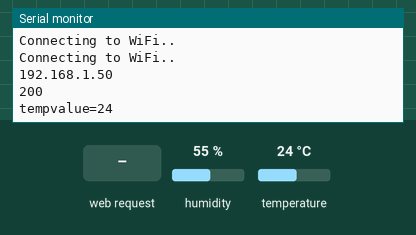
This sketch was run on a simulated ESP32. Shown: the last lines printed to the serial monitor. Inputs (shaded band) come from the test bench; at power-on: temperature 24 °C, humidity 55 %. WiFi joins after 1.5 s; servers stay silent unless stated; uploads are accepted with an empty reply.

Above: at 3.2 s.
3.3 s: temperature set to 12 °C
4.8 s: HTTP request GET /temperature received
At 6.0 s:
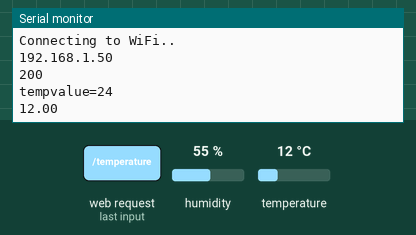
6.3 s: HTTP request GET /humidity received
At 7.5 s:
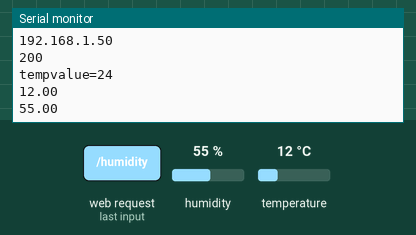
7.8 s: temperature set to 19 °C
Timing chart, 0 to 10.3 s (numbered marks = the images above; inputs shaded):
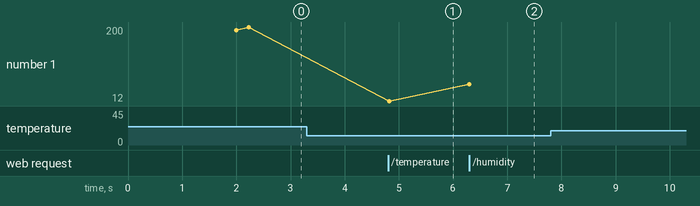

The sketch:

TempAndHumidity.ino
```cpp
#include "WiFi.h"
#include "ESPAsyncWebServer.h"
#include <Adafruit_Sensor.h>
#include <DHT.h>
#include <HTTPClient.h>

//Connect to my wifi
const char* ssid = "VM55624D8";
const char* password = "b3kuQpvmuxmw";

const char *host = "192.168.0.18"; //Your pc ip

#define DHTPIN 27     // Gpio pin 27
#define DHTTYPE    DHT11     // DHT 11


//Instantiate a DHTobject with the type and pin defined earlier.
DHT dht(DHTPIN, DHTTYPE);


// Creates AsyncWebServer object on port 80
AsyncWebServer server(80);


//Two functions to read the data from dht11
String readDHTTemperature() {
  float t = dht.readTemperature(); // Read temperature as Celsius
  if (isnan(t)) {
    Serial.println("Failed to read from DHT sensor!");
    return "--";
  }
  else {
    Serial.println(t);
    return String(t);
  }
}

String readDHTHumidity() {
  float h = dht.readHumidity();
  if (isnan(h)) {    //Error if not a number
    Serial.println("Failed to read from DHT sensor!");
    return "--";
  }
  else {
    Serial.println(h);
    return String(h);
  }
}

const char index_html[] PROGMEM = R"rawliteral(
<!DOCTYPE HTML><html>
<head>
  <meta name="viewport" content="width=device-width, initial-scale=1"> //makes web page responsive in any browser
  <link rel="stylesheet" href="https://use.fontawesome.com/releases/v5.7.2/css/all.css" integrity="sha384-fnmOCqbTlWIlj8LyTjo7mOUStjsKC4pOpQbqyi7RrhN7udi9RwhKkMHpvLbHG9Sr" crossorigin="anonymous">
  <style>
    html {
     font-family: Arial;
     display: inline-block;
     margin: 0px auto;
     text-align: centre;
    }
    h2 { font-size: 3.0rem; }
    p { font-size: 3.0rem; }
    .units { font-size: 1.2rem; }
    .dht-labels{
      font-size: 1.5rem;
      vertical-align:middle;
      padding-bottom: 15px;
    }
  </style>
</head>
<body>
  <h2>Green House Weather Updates</h2>
  <p>

    <span class="dht-labels">Temperature</span>
    <span id="temperature">%TEMPERATURE%</span>

  </p>
  <p>

    <span class="dht-labels">Humidity</span>
    <span id="humidity">%HUMIDITY%</span>

  </p>
</body>
<script> //some JavaScript code  that updates the temperature and humidity automatically, every 10 seconds.
setInterval(function ( ) {  //initializes a newly-created request in the temperature URL to get the latest temperature reading. When it receives that value, it updates the HTML element whose id is temperature.
  var xhttp = new XMLHttpRequest();
  xhttp.onreadystatechange = function() {
    if (this.readyState == 4 && this.status == 200) {
      document.getElementById("temperature").innerHTML = this.responseText;  //allows to display Temperature
    }
  };
  xhttp.open("GET", "/temperature", true);
  xhttp.send();
}, 10000 ) ;

setInterval(function ( ) {
  var xhttp = new XMLHttpRequest();
  xhttp.onreadystatechange = function() {
    if (this.readyState == 4 && this.status == 200) {
      document.getElementById("humidity").innerHTML = this.responseText;  //allows to display humidity
    }
  };
  xhttp.open("GET", "/humidity", true); //initializes a newly-created request
  xhttp.send();
}, 10000 ) ;
</script>
</html>)rawliteral";

// processor() function, that replaces the placeholders in our HTML text with the actual temperature and humidity values.
String processor(const String& var){
  if(var == "TEMPERATURE"){
    return readDHTTemperature();
  }
  else if(var == "HUMIDITY"){
    return readDHTHumidity();
  }
  return String();
}

void setup(){
  // Serial port for debugging purposes
  Serial.begin(115200);

  dht.begin(); //starts sensor

  // Connects to Wi-Fi
  WiFi.begin(ssid, password);
  while (WiFi.status() != WL_CONNECTED) {
    delay(1000);
    Serial.println("Connecting to WiFi..");
  }

  // Print ESP32 Local IP Address
  Serial.println(WiFi.localIP());

  // Route for root / web page
  server.on("/", HTTP_GET, [](AsyncWebServerRequest *request){
    request->send_P(200, "text/html", index_html, processor);
  });
  server.on("/temperature", HTTP_GET, [](AsyncWebServerRequest *request){ //receive a request on the /temperature URL,sends the updated temperature value.
    request->send_P(200, "text/plain", readDHTTemperature().c_str()); //sends as a char
  });
  server.on("/humidity", HTTP_GET, [](AsyncWebServerRequest *request){
    request->send_P(200, "text/plain", readDHTHumidity().c_str());
  });

  // Start server
  server.begin();
}

void loop(){
  HTTPClient http;    //Declare object of class HTTPClient

  String TempValueSend, postData;
  int tempvalue = dht.readTemperature();  //Read value of DHT
  TempValueSend = String(tempvalue);   //String to interger conversion

  //Posts Data
  postData = "tempvalue=" + TempValueSend;

  http.begin("http://192.168.0.18/Nodemcu_db_record_view/InsertDBB.php");              //request destination, link to php
  http.addHeader("Content-Type", "application/x-www-form-urlencoded");    //Specify content-type header, the media type

  int httpCode = http.POST(postData);   //Send the request
  String payload = http.getString();    //Get the response payload

  //Serial.println("Temp Value=" + tempvalue);
  Serial.println(httpCode);   //Print HTTP return code
  Serial.println(payload);    //Print request response payload
  Serial.println("tempvalue=" + TempValueSend);

  http.end();  //Close connection

  delay(9000);  //9 second delay between readings for sake of demo


}
```

Measured:
- after the input at 4.8 s, the serial monitor: prints a new line at once (image 1)
- after the input at 6.3 s, the serial monitor: prints a new line at once (image 2)
- plotted number 1: 200 → 12 after the input at 4.8 s, 12 → 55 after the input at 6.3 s
